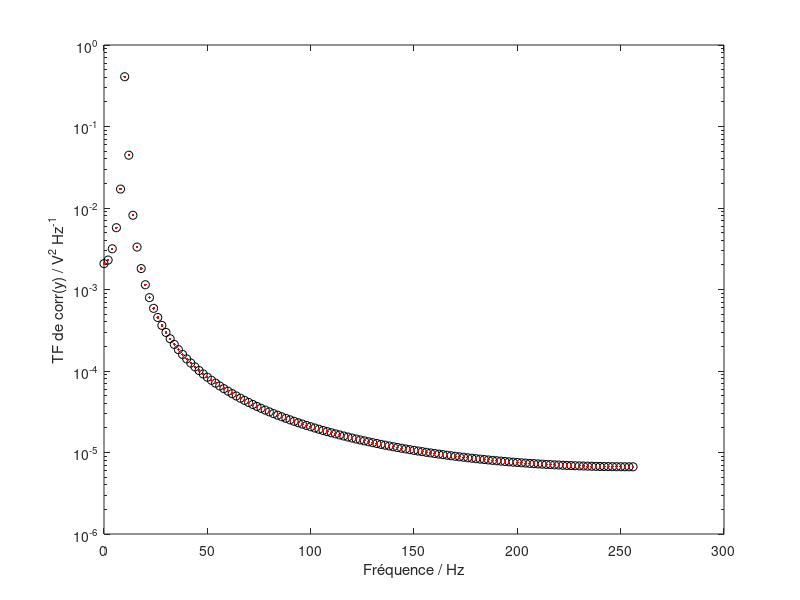
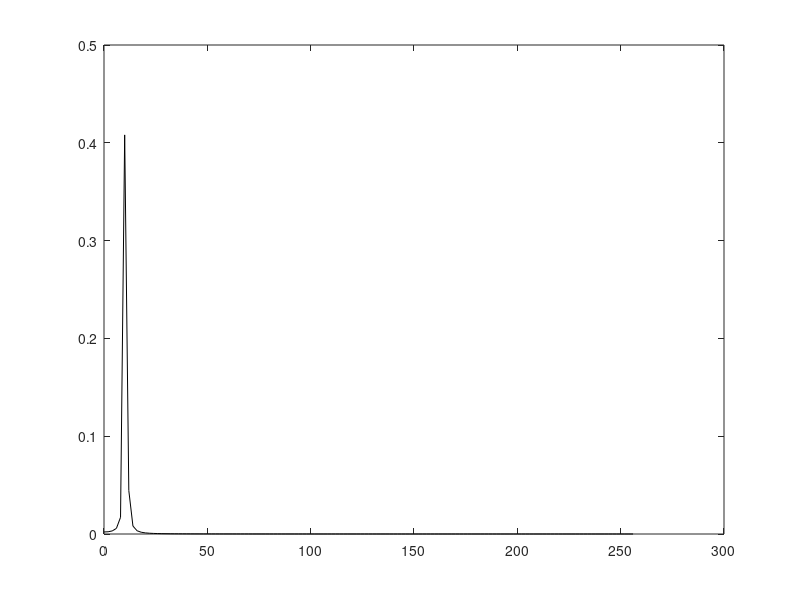

The MATLAB source for these figures, in order:
%EX1 tp3_5d%%%%%%
close all;
clear all;

f1=10.5;
N=256;
Fe=512;
Te=1/Fe;
Tmax=(N-1)*Te;
t=0:Te:Tmax;

a=2;
x= a*cos(2*pi*f1*t);

figure (1)
freq=(0:N/2)/(N*Te);
cx=xcorr(x,'biased'); % divise par N
c=cx(N:2*N-1);  % on garde pr tau>0 de xcorr
C=fft(c,N)*Te;  % FFT de la partie droite de xcorr
T_Fourier_C=2*real(C)-Te*c(1);


semilogy(freq,T_Fourier_C(1:N/2+1),'ko')
xlabel('Fréquence / Hz');
ylabel('TF de corr(y) / V^2 Hz^-^1');
hold on ;
X=fft(x,N)*Te;
DSP=(abs(X).^2)/(N*Te);
semilogy(freq,DSP(1:N/2+1),'r.')

figure(2)
plot(freq,abs(T_Fourier_C(1:N/2+1)),'k')
hold on